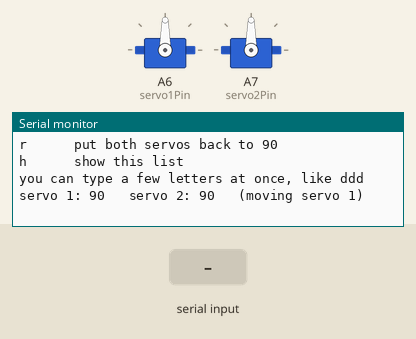
Bench run of a sketch on a simulated Arduino Nano, built with avr-gcc and run on an emulated ATmega328P. On the bench: 2 × servo, the last lines printed to the serial monitor. The inputs (shaded band) are chosen by the test bench.

Above: at 1.2 s.
1.3 s: "c" received over Serial
At 2.2 s:
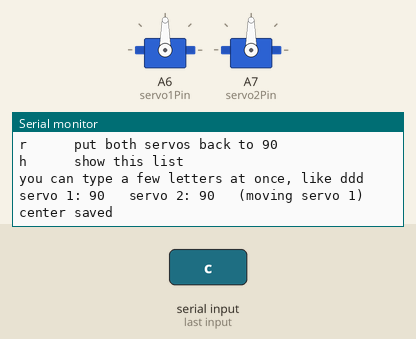
2.8 s: "l" received over Serial
At 3.4 s:
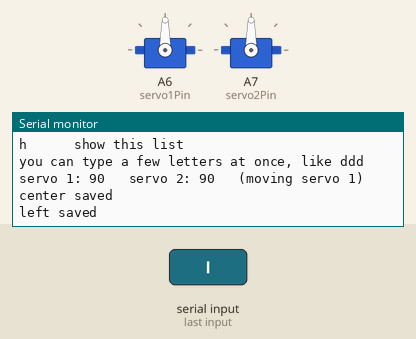
4.3 s: "p" received over Serial
At 5.0 s:
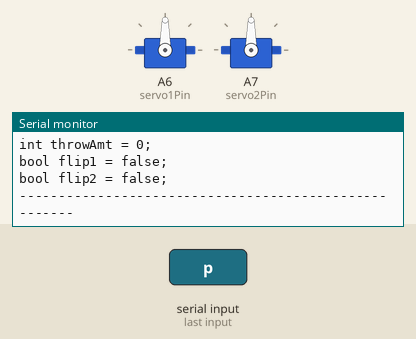

The sketch:

servo_setup.ino
```cpp
#include <Servo.h>

// pins, same as the main sketch
const int servo1Pin = A6;   // RX pad
const int servo2Pin = A7;   // TX pad

Servo servo1;
Servo servo2;

int angle1 = 90;
int angle2 = 90;
int current = 1;   // which servo the keys move

int center1 = 90, center2 = 90;
int left1 = 90, left2 = 90;
bool centerSet = false;
bool leftSet = false;

void showAngles() {
  Serial.print("servo 1: ");
  Serial.print(angle1);
  Serial.print("   servo 2: ");
  Serial.print(angle2);
  Serial.print("   (moving servo ");
  Serial.print(current);
  Serial.println(")");
}

void moveCurrent(int amount) {
  if (current == 1) {
    angle1 = constrain(angle1 + amount, 0, 180);
    servo1.write(angle1);
  } else {
    angle2 = constrain(angle2 + amount, 0, 180);
    servo2.write(angle2);
  }
  showAngles();
}

void showHelp() {
  Serial.println("1 / 2  pick the servo to move");
  Serial.println("a / d  move it 1 degree down / up");
  Serial.println("q / e  move it 5 degrees down / up");
  Serial.println("c      save both servos as CENTER (fins straight)");
  Serial.println("l      save both servos as LEFT (fins where you want left)");
  Serial.println("p      print the numbers to paste into the sketch");
  Serial.println("r      put both servos back to 90");
  Serial.println("h      show this list");
  Serial.println("you can type a few letters at once, like ddd");
}

void printResult() {
  if (!centerSet) {
    Serial.println("set the center first (press c)");
    return;
  }
  Serial.println("---- paste these at the top of bottle_rocket_all ----");
  Serial.print("int center1 = ");
  Serial.print(center1);
  Serial.println(";");
  Serial.print("int center2 = ");
  Serial.print(center2);
  Serial.println(";");

  if (!leftSet) {
    Serial.println("(set left with l to get throwAmt and flip too)");
    return;
  }

  int move1 = abs(left1 - center1);
  int move2 = abs(left2 - center2);
  Serial.print("int throwAmt = ");
  Serial.print((move1 + move2) / 2);
  Serial.println(";");
  Serial.print("bool flip1 = ");
  Serial.print(left1 > center1 ? "true" : "false");
  Serial.println(";");
  Serial.print("bool flip2 = ");
  Serial.print(left2 > center2 ? "true" : "false");
  Serial.println(";");

  if (abs(move1 - move2) > 3) {
    Serial.println("note: the two servos moved different amounts, throwAmt is the average");
  }
  Serial.println("------------------------------------------------------");
}

void setup() {
  Serial.begin(115200);
  int wait = 0;
  while (!Serial && wait < 500) {
    delay(20);
    wait++;
  }
  servo1.attach(servo1Pin);
  servo2.attach(servo2Pin);
  servo1.write(angle1);
  servo2.write(angle2);

  Serial.println("servo setup");
  showHelp();
  showAngles();
}

void loop() {
  while (Serial.available()) {
    char c = Serial.read();

    if (c == '1') {
      current = 1;
      showAngles();
    }
    if (c == '2') {
      current = 2;
      showAngles();
    }
    if (c == 'a') moveCurrent(-1);
    if (c == 'd') moveCurrent(1);
    if (c == 'q') moveCurrent(-5);
    if (c == 'e') moveCurrent(5);
    if (c == 'c') {
      center1 = angle1;
      center2 = angle2;
      centerSet = true;
      Serial.println("center saved");
    }
    if (c == 'l') {
      left1 = angle1;
      left2 = angle2;
      leftSet = true;
      Serial.println("left saved");
    }
    if (c == 'p') printResult();
    if (c == 'r') {
      angle1 = 90;
      angle2 = 90;
      servo1.write(angle1);
      servo2.write(angle2);
      showAngles();
    }
    if (c == 'h') showHelp();
  }
}
```

Measured:
- after the input at 1.3 s, the serial monitor: prints a new line at once (image 1)
- after the input at 2.8 s, the serial monitor: prints a new line at once (image 2)
- after the input at 4.3 s, the serial monitor: prints a new line at once (image 3)
